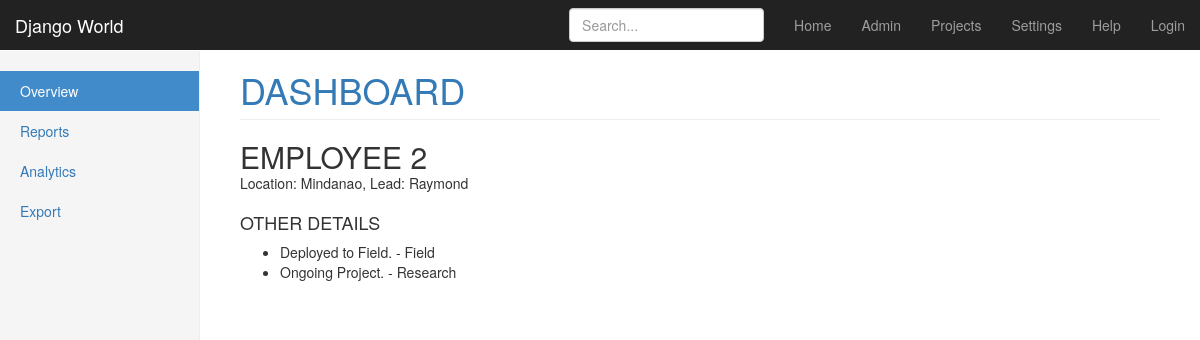
Screenshot of /teams/2/ with the database file from the repository.
### teams/models.py (models this page shows, shortened)
class Team(models.Model):
    name = models.CharField(max_length=255)
    lead = models.ForeignKey(User, related_name='teams', on_delete=models.PROTECT)
    field_location = models.CharField(max_length=255)

class Status_detail(models.Model):
    detail = models.CharField(max_length=255)
    months_active = models.PositiveIntegerField()
    activity = models.CharField(choices=ACTIVITIES, max_length=3)
    team = models.ForeignKey(Team, related_name='status', on_delete=models.PROTECT, default='')

### teams/views.py (the view)
# urls.py: url(r'^(?P<pk>\d+)/$', views.TeamDetailView.as_view(), name='detail'),
class TeamDetailView(DetailView, UpdateView):
    fields = ("name", "field_location", "lead")
    model = models.Team
    template_name = "teams/team_detail.html"

### teams/templates/teams/team_detail.html (shortened to what this page needs)
{% extends "teams/_layout.html" %}
{% block body_content %}
    <h1 class="page-header"><a href="{% url 'teams:list' %}" style="text-decoration: none; text-transform: uppercase;">Dashboard</a></h1>
    <h2 class="" style="text-transform:uppercase; margin-bottom: 0px;"> {{ team.name }}</h2>
    <p class="muted">Location: {{ team.field_location}}, Lead: {{ team.lead.get_full_name|default:team.lead }}</p>
    <h4 class="" style="margin-top:20px; text-transform:uppercase;">Other details</h4>
    <ul>
        {% for status in team.status.all %}
        <li>{{ status.detail }} - {{ status.get_activity_display }}</li>
        {% empty %}
        <li>No Assigned Task yet</li>
        {% endfor %}
    </ul>
{% endblock %}

### assets/css/goal.css (style rules this page uses)
body { padding-top: 50px; }
.main .page-header { margin-top: 0; }

### rows the page displays
Team: name "EMPLOYEE 2", field_location "Mindanao", lead.get_full_name "Raymond"
Status_detail: detail "Deployed to Field.", activity "Field"
Status_detail: detail "Ongoing Project.", activity "Research"
